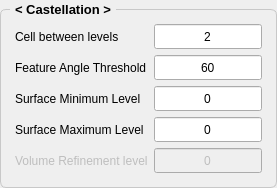
                <widget class="QGroupBox" name="groupBox_3">
                 <property name="font">
                  <font>
                   <pointsize>10</pointsize>
                   <bold>true</bold>
                  </font>
                 </property>
                 <property name="styleSheet">
                  <string notr="true">QGroupBox {
    border: 1px solid;
    border-radius: 6;
    margin-top: 9;
    border-color : #c8c8c8;
	padding: 3;   
}
QGroupBox::title {
    subcontrol-origin: margin;
    subcontrol-position: top left;
    left: 10;
    padding: 2 3;
}</string>
                 </property>
                 <property name="title">
                  <string>&lt; Castellation &gt;</string>
                 </property>
                 <layout class="QGridLayout" name="gridLayout_11" columnstretch="1,0">
                  <item row="3" column="1">
                   <widget class="QLineEdit" name="edit_castellation_3">
                    <property name="sizePolicy">
                     <sizepolicy hsizetype="Expanding" vsizetype="Fixed">
                      <horstretch>0</horstretch>
                      <verstretch>0</verstretch>
                     </sizepolicy>
                    </property>
                    <property name="minimumSize">
                     <size>
                      <width>0</width>
                      <height>25</height>
                     </size>
                    </property>
                    <property name="font">
                     <font>
                      <pointsize>9</pointsize>
                      <bold>false</bold>
                     </font>
                    </property>
                    <property name="text">
                     <string>0</string>
                    </property>
                    <property name="alignment">
                     <set>Qt::AlignmentFlag::AlignCenter</set>
                    </property>
                   </widget>
                  </item>
                  <item row="5" column="1">
                   <widget class="QLineEdit" name="edit_castellation_4">
                    <property name="sizePolicy">
                     <sizepolicy hsizetype="Expanding" vsizetype="Fixed">
                      <horstretch>0</horstretch>
                      <verstretch>0</verstretch>
                     </sizepolicy>
                    </property>
                    <property name="minimumSize">
                     <size>
                      <width>0</width>
                      <height>25</height>
                     </size>
                    </property>
                    <property name="font">
                     <font>
                      <pointsize>9</pointsize>
                      <bold>false</bold>
                     </font>
                    </property>
                    <property name="text">
                     <string>0</string>
                    </property>
                    <property name="alignment">
                     <set>Qt::AlignmentFlag::AlignCenter</set>
                    </property>
                   </widget>
                  </item>
                  <item row="0" column="0">
                   <widget class="QLabel" name="label_52">
                    <property name="font">
                     <font>
                      <pointsize>9</pointsize>
                      <bold>false</bold>
                     </font>
                    </property>
                    <property name="text">
                     <string>Cell between levels</string>
                    </property>
                   </widget>
                  </item>
                  <item row="0" column="1">
                   <widget class="QLineEdit" name="edit_castellation_1">
                    <property name="sizePolicy">
                     <sizepolicy hsizetype="Expanding" vsizetype="Fixed">
                      <horstretch>0</horstretch>
                      <verstretch>0</verstretch>
                     </sizepolicy>
                    </property>
                    <property name="minimumSize">
                     <size>
                      <width>0</width>
                      <height>25</height>
                     </size>
                    </property>
                    <property name="font">
                     <font>
                      <pointsize>9</pointsize>
                      <bold>false</bold>
                     </font>
                    </property>
                    <property name="text">
                     <string>2</string>
                    </property>
                    <property name="alignment">
                     <set>Qt::AlignmentFlag::AlignCenter</set>
                    </property>
                   </widget>
                  </item>
                  <item row="3" column="0">
                   <widget class="QLabel" name="label_54">
                    <property name="font">
                     <font>
                      <pointsize>9</pointsize>
                      <bold>false</bold>
                     </font>
                    </property>
                    <property name="text">
                     <string>Surface Minimum Level</string>
                    </property>
                   </widget>
                  </item>
                  <item row="5" column="0">
                   <widget class="QLabel" name="label_53">
                    <property name="font">
                     <font>
                      <pointsize>9</pointsize>
                      <bold>false</bold>
                     </font>
                    </property>
                    <property name="text">
                     <string>Surface Maximum Level</string>
                    </property>
                   </widget>
                  </item>
                  <item row="7" column="1">
                   <widget class="QLineEdit" name="edit_castellation_5">
                    <property name="enabled">
                     <bool>false</bool>
                    </property>
                    <property name="sizePolicy">
                     <sizepolicy hsizetype="Expanding" vsizetype="Fixed">
                      <horstretch>0</horstretch>
                      <verstretch>0</verstretch>
                     </sizepolicy>
                    </property>
                    <property name="minimumSize">
                     <size>
                      <width>0</width>
                      <height>25</height>
                     </size>
                    </property>
                    <property name="font">
                     <font>
                      <pointsize>9</pointsize>
                      <bold>false</bold>
                     </font>
                    </property>
                    <property name="text">
                     <string>0</string>
                    </property>
                    <property name="alignment">
                     <set>Qt::AlignmentFlag::AlignCenter</set>
                    </property>
                   </widget>
                  </item>
                  <item row="1" column="1">
                   <widget class="QLineEdit" name="edit_castellation_2">
                    <property name="sizePolicy">
                     <sizepolicy hsizetype="Expanding" vsizetype="Fixed">
                      <horstretch>0</horstretch>
                      <verstretch>0</verstretch>
                     </sizepolicy>
                    </property>
                    <property name="minimumSize">
                     <size>
                      <width>0</width>
                      <height>25</height>
                     </size>
                    </property>
                    <property name="font">
                     <font>
                      <pointsize>9</pointsize>
                      <bold>false</bold>
                     </font>
                    </property>
                    <property name="text">
                     <string>60</string>
                    </property>
                    <property name="alignment">
                     <set>Qt::AlignmentFlag::AlignCenter</set>
                    </property>
                   </widget>
                  </item>
                  <item row="7" column="0">
                   <widget class="QLabel" name="label_51">
                    <property name="enabled">
                     <bool>false</bool>
                    </property>
                    <property name="font">
                     <font>
                      <pointsize>9</pointsize>
                      <bold>false</bold>
                     </font>
                    </property>
                    <property name="text">
                     <string>Volume Refinement level</string>
                    </property>
                   </widget>
                  </item>
                  <item row="1" column="0">
                   <widget class="QLabel" name="label_55">
                    <property name="font">
                     <font>
                      <pointsize>9</pointsize>
                      <bold>false</bold>
                     </font>
                    </property>
                    <property name="text">
                     <string>Feature Angle Threshold</string>
                    </property>
                   </widget>
                  </item>
                 </layout>
                </widget>
